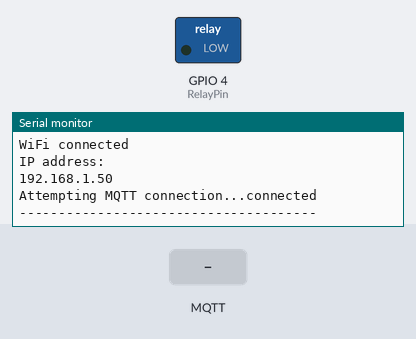
This sketch was run on a simulated ESP8266 (NodeMCU). Shown: switched loads named in the sketch (green lamp = pin HIGH), the last lines printed to the serial monitor. Inputs (shaded band) come from the test bench. WiFi joins after 1.5 s; servers stay silent unless stated; random numbers use the default seed unless the sketch sets one; no MQTT or app messages arrive unless stated.

Above: at 2.8 s.
2.9 s: MQTT message "nodeMCU" arrives on the first subscribed topic
At 3.9 s:
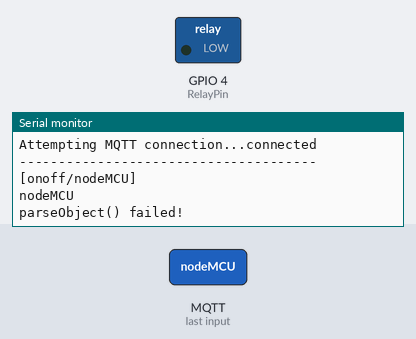
4.4 s: MQTT message "on" arrives on the first subscribed topic
At 5.1 s:
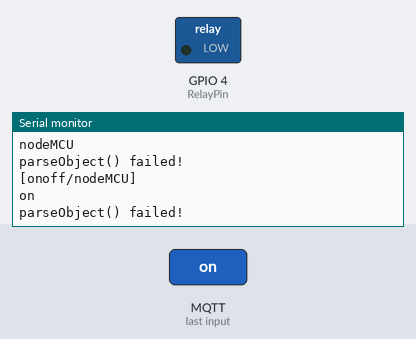
5.9 s: MQTT message "off" arrives on the first subscribed topic
At 6.2 s:
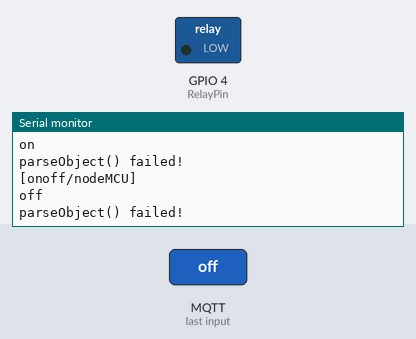

Measured:
- after the input at 2.9 s, the serial monitor: prints a new line at once (image 1)
- after the input at 4.4 s, the serial monitor: prints a new line at once (image 2)
- after the input at 5.9 s, the serial monitor: prints a new line at once (image 3)

The sketch:

mqtt_sample.ino
```cpp
#include <ESP8266WiFi.h>
#include <PubSubClient.h>
#include <ArduinoJson.h>

// Update these with values suitable for your network.
const char* ssid = "FunBox-F7AD";
const char* password = "F59274F514763D9F63ED6115DC";
const char* mqtt_server = "192.168.1.58";

const int RelayPin = 4;

WiFiClient espClient;
PubSubClient client(espClient);

void setup_wifi() {
   delay(100);
  // We start by connecting to a WiFi network
    Serial.print("Connecting to ");
    Serial.println(ssid);
    WiFi.begin(ssid, password);
    while (WiFi.status() != WL_CONNECTED)
    {
      delay(500);
      Serial.print(".");
    }
  randomSeed(micros());
  Serial.println("");
  Serial.println("WiFi connected");
  Serial.println("IP address: ");
  Serial.println(WiFi.localIP());
}

void callback(char* topic, byte* payload, unsigned int length)
{
  Serial.print("[");
  Serial.print(topic);
  Serial.print("]");
  Serial.println();

  payload[length] = '\0';
  String s = String((char*)payload);
  Serial.print(s);
  Serial.println();
  Serial.println();

  StaticJsonBuffer<200> jsonBuffer;
  JsonObject& root = jsonBuffer.parseObject(payload);
  if(!root.success())
  {
    Serial.println("parseObject() failed!");
    return;
  }

  String name = root["name"].asString();
  int value = root["value"];

  if(name == "nodeMCU") {
    if(value == 0){
      digitalWrite(RelayPin, HIGH);
    }
    if(value == 1){
      digitalWrite(RelayPin, LOW);
    }
  }
} //end callback

void reconnect() {
  // Loop until we're reconnected
  while (!client.connected())
  {
    Serial.print("Attempting MQTT connection...");
    String clientId = "nodeMCU-";
    clientId += String(random(0xffff), HEX);
    // Attempt to connect
    //if you MQTT broker has clientID,username and password
    //please change following line to    if (client.connect(clientId,userName,passWord))
    if (client.connect(clientId.c_str()))
    {
      Serial.println("connected");
      Serial.println("--------------------------------------");
     //once connected to MQTT broker, subscribe command if any
      client.subscribe("onoff/nodeMCU");
    } else {
      Serial.print("failed, rc=");
      Serial.print(client.state());
      Serial.println(" try again in 5 seconds");
      // Wait 6 seconds before retrying
      delay(6000);
    }
  }
} //end reconnect()

void setup() {
  Serial.begin(115200);
  setup_wifi();
  client.setServer(mqtt_server, 1883);
  pinMode(RelayPin, OUTPUT); //relay
}

void loop() {
  if (!client.connected()) {
    reconnect();
  }
  client.setCallback(callback);
  client.loop();
}
```
